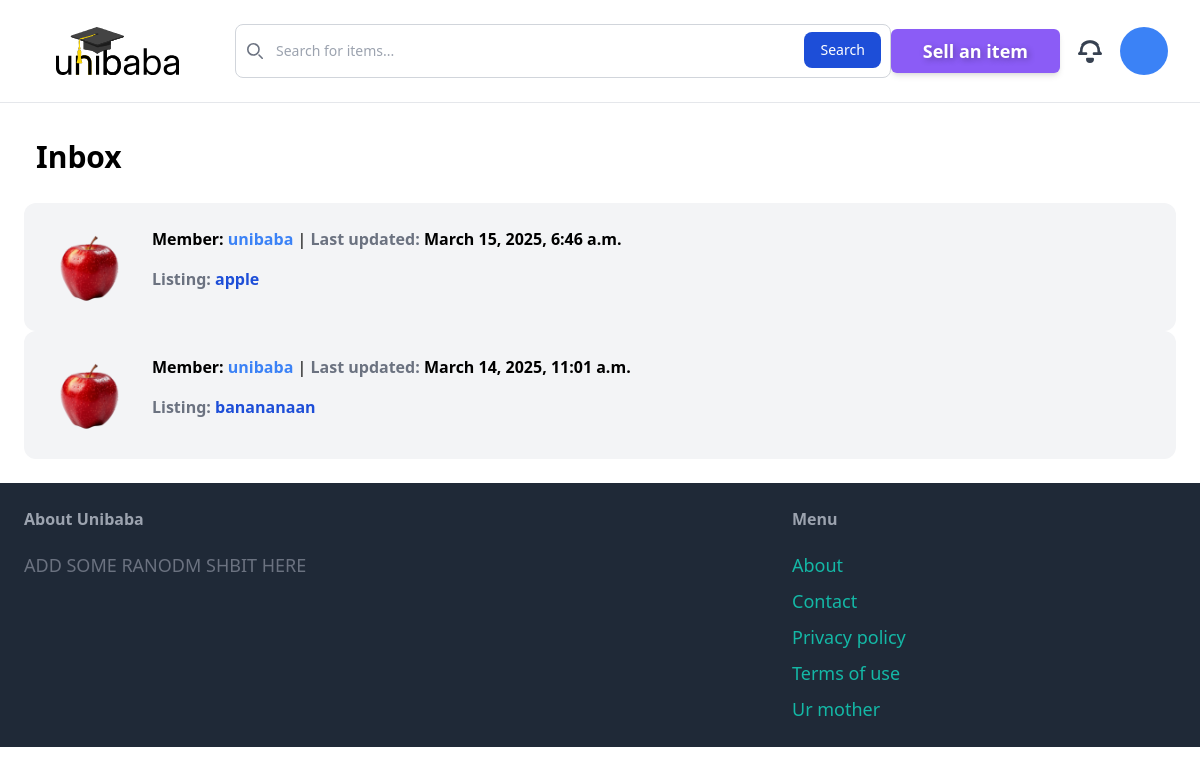
Screenshot of /inbox/ (signed in) with the database file from the repository.
### conversation/models.py (models this page shows)
class Conversation(models.Model):
    item=models.ForeignKey(Item, related_name='conversations',on_delete=models.CASCADE)
    members=models.ManyToManyField(User, related_name='conversations')
    created_at = models.DateTimeField(auto_now_add=True)
    modified_at=models.DateTimeField(auto_now=True)
    class Meta:
        ordering=('-modified_at',)

### item/models.py (models this page shows, shortened)
class Item(models.Model):
    category=models.ForeignKey(Category, related_name='items', on_delete=models.CASCADE)
    name=models.CharField(max_length=255)
    description=models.TextField(blank=False,null=False)
    price=models.FloatField()
    image=models.ImageField(upload_to='item_images',blank=False,null=False)
    is_sold=models.BooleanField(default=False)
    created_by=models.ForeignKey(User, related_name='items', on_delete=models.CASCADE)
    created_at=models.DateTimeField(auto_now_add=True)

### conversation/views.py (the view)
# urls.py: path('',views.inbox, name='inbox'),
@login_required
def inbox(request):
    conversations=Conversation.objects.filter(members__in=[request.user.id])
    return render(request, 'conversation/inbox.html',{
        'conversations':conversations
    })

### conversation/templates/conversation/inbox.html (shortened to what this page needs)
{% extends 'base/templatepage.html' %}
{% block content %}
<h1 class="text-3xl font-bold mb-4 text-black p-3">Inbox</h1>
<div class="space-y-6">
    {% for conversation in conversations %}
        <a href="{% url 'conversation:detail' conversation.id %}">
            <div class="p-6 flex bg-gray-100 rounded-xl hover:bg-gray-200 ">
                <div class="pr-6">
                    <img src="{{ conversation.item.image.url }}" class="w-20 rounded-xl">
                </div>
                <div>
                    {% for member in conversation.members.all %}
                        {% if member != request.user %}
                            <p class="mb-4">
                                <strong>Member: </strong>
                                <span class="font-semibold text-blue-500">{{ member.username }}</span> |
                                <span class="font-semibold text-gray-500">Last updated: </span>
                                <span class="font-semibold text-black-600">{{ conversation.modified_at }}</span>
                            </p>
                            <span class="font-semibold text-gray-500">Listing: </span>
                            <span class="font-semibold text-blue-700">{{ conversation.item.name }}</span>
                        {% endif %}
                    {% endfor %}
                </div>
            </div>
        </a>
    {% endfor %}
</div>
{% endblock %}

### rows the page displays
Conversation: item.image (picture), modified_at "March 15, 2025, 6:46 a.m.", item.name "apple"
Conversation: item.image (picture), modified_at "March 14, 2025, 11:01 a.m.", item.name "banananaan"

### other values shown
{{ member.username }} "unibaba"
